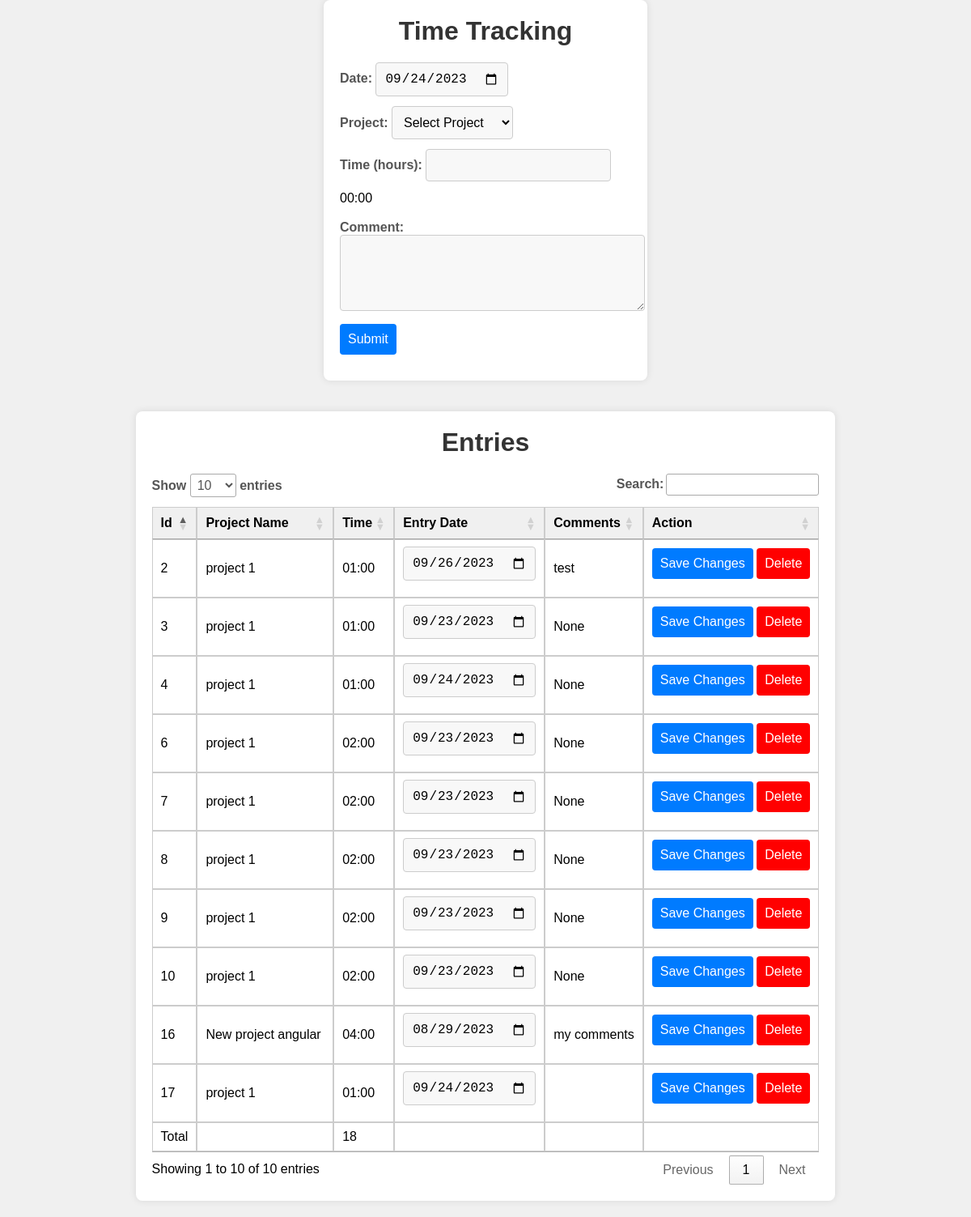
Page /user/entries/hazem@test on the committed database.
### tables this page shows
CREATE TABLE user_entries (
    
   entry_id INTEGER PRIMARY KEY AUTOINCREMENT,
    project_name TEXT,
    user_name TEXT, 
    time float, 
    entry_date date, comments text,
    FOREIGN KEY (project_name) REFERENCES projects(name),
    FOREIGN KEY (user_name) REFERENCES users(name)
);

### handler.py (the view)
@app.route('/user/entries/<username>',methods=["GET"])
def handle_user_entries_request(username):
    projects=projectService.get_projects()
    entries=userService.get_user_etntries(username)
    return render_template('entries.html',entries = entries , projects=projects)

### app/services/ProjectService.py (called while the page is built)
    def get_projects(self):
        conn = sqlite3.connect('my_database.db')
        cursor = conn.cursor()
        cursor.execute('SELECT * FROM projects')
        rows = cursor.fetchall()
        projects = []
        for row in rows:
            name, desc = row
            project = Project(name, desc)
            projects.append(project)
        cursor.close()
        conn.close()
        return projects

### app/services/UserService.py (called while the page is built)
    def get_user_etntries(self,username):
        conn = sqlite3.connect('my_database.db')
        cursor = conn.cursor()
        cursor.execute('SELECT * FROM user_entries where user_name =?',(username,))
        rows = cursor.fetchall()
        entries = []
        for row in rows:
            id, project_name,user_name,time, entry_date ,comments= row
            entry = Entry(id,user_name,project_name,time, entry_date,comments)
            entries.append(entry)
        cursor.close()
        conn.close()
        return entries

### templates/entries.html (shortened to what this page needs)
<!DOCTYPE html>
<html lang="en">
  <head>
    <link
      rel="stylesheet"
      href="https://cdn.datatables.net/1.13.6/css/jquery.dataTables.min.css"
    />
    <link
      rel="stylesheet"
      href="{{ url_for('static',filename='styles/entries.css') }}"
    />
  </head>
  <body>
    <div class="container">
      <h1>Time Tracking</h1>
      <label for="date">Date:</label>
      <input
        type="date"
        id="date"
        name="date"
        required
        format="Month dd, yyyy"
      />
      <br />
      <label for="project">Project:</label>
      <select id="project" name="project" required>
        <option value="">Select Project</option>
      </select>
      <br />
      <label for="time">Time (hours):</label>
      <input type="number" id="time" name="time" step="0.25" min="0" required />
      <div id="convertedTime" class="converted-time">00:00</div>
      <br />
      <label for="comments">Comment:</label>
      <textarea id="comments" name="comments" rows="4" cols="34"></textarea>
      <button id="entryAddRowBtn">Submit</button>
    </div>
    <br />
    <div class="entriesContainer">
      <h1>Entries</h1>
      <table id="entriesTable" class="editable-table">
        <thead>
          <tr>
            <th>Id</th>
            <th>Project Name</th>
            <th>Time</th>
            <th>Entry Date</th>
            <th>Comments</th>
            <th>Action</th>
          </tr>
        </thead>
        <tbody>
          {% for entry in entries %}
          <tr>
            <td contenteditable="false">{{ entry.id }}</td>
            <td contenteditable="true">{{ entry.project_name }}</td>
            <td contenteditable="true">{{ entry.time }}</td>
            <td contenteditable="true">
              <input type="date" class="date" value="{{ entry.entry_date }}" />
            </td>
            <td contenteditable="true">{{ entry.comments }}</td>
            <td>
              <button class="entry-update-row-btn">Save Changes</button>
              <button class="entry-delete-row-btn">Delete</button>
            </td>
          </tr>
          {% endfor %}
        </tbody>
      </table>
    </div>
  </body>
</html>

### static/styles/entries.css (style rules this page uses)
* { margin: 0; padding: 0; box-sizing: border-box; }
body { font-family: Arial, sans-serif; background-color: #f0f0f0; margin: 0; padding: 0; }
.container { max-width: 400px; margin: 0 auto; padding: 20px; background-color: #fff; box-shadow: 0 0 10px rgba(0, 0, 0, 0.1); border-radius: 8px; }
.entriesContainer { max-width: fit-content; margin: 20px auto; background-color: #fff; padding: 20px; border-radius: 8px; box-shadow: 0 0 10px rgba(0, 0, 0, 0.1); }
h1 { text-align: center; color: #333; margin-bottom: 20px; }
label { margin-bottom: 6px; color: #555; font-weight: bold; }
input[type="date"], select, input[type="number"], textarea, button { padding: 10px; margin-bottom: 12px; border: 1px solid #ccc; border-radius: 4px; font-size: 16px; background-color: #f8f8f8; }
textarea { resize: vertical; }
button { background-color: #007bff; color: #fff; border: none; cursor: pointer; transition: background-color 0.2s; }
.entry-delete-row-btn { color: #fff; background-color: red; }
.editable-table { width: 100%; border-collapse: collapse; margin-top: 10px; }
.editable-table th, .editable-table td { padding: 12px; border: 1px solid #ccc; text-align: left; }
.editable-table th { background-color: #f0f0f0; font-weight: bold; }

### rows in the picture
user_entries: id "2", project_name "project 1", time "01:00", entry_date "09/26/2023", comments "test"
user_entries: id "3", project_name "project 1", time "01:00", entry_date "09/23/2023", comments "None"
user_entries: id "4", project_name "project 1", time "01:00", entry_date "09/24/2023", comments "None"
user_entries: id "6", project_name "project 1", time "02:00", entry_date "09/23/2023", comments "None"
user_entries: id "7", project_name "project 1", time "02:00", entry_date "09/23/2023", comments "None"
user_entries: id "8", project_name "project 1", time "02:00", entry_date "09/23/2023", comments "None"
user_entries: id "9", project_name "project 1", time "02:00", entry_date "09/23/2023", comments "None"
user_entries: id "10", project_name "project 1", time "02:00", entry_date "09/23/2023", comments "None"
user_entries: id "16", project_name "New project angular", time "04:00", entry_date "08/29/2023", comments "my comments"
user_entries: id "17", project_name "project 1", time "01:00", entry_date "09/24/2023"
